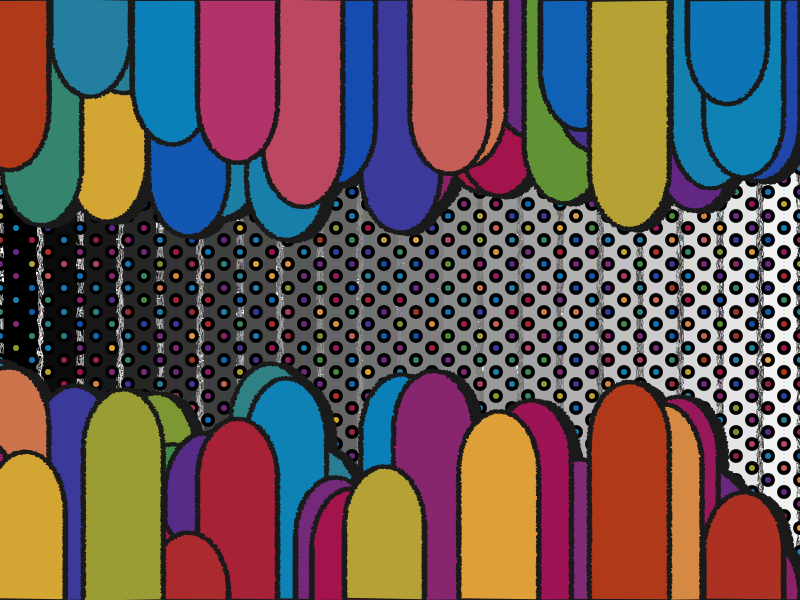

Write R code to recreate this figure.
## ---- chunk 1
#=============================================================================#
#Library Load-in---------------------------------------------------------------
#=============================================================================#
library(dplyr) #For Data Wrangling
library(purrr) #For iterations
library(ggplot2) #For Plotting

#Angle setting for the curves#
theta <- seq(0,-pi, length = 1000)

#Number of "fingers"#
n <- 50

#Page limits#
xmin <- 0
xmax <- 10
ymin <- 0
ymax <- 10

#Starting points for the "fingers"#
y_starts <- sample(seq(ymax - 3, ymax, length = n))
x_starts <- sample(seq(xmin, xmax, length = n))

#Color for the "fingers"#
fills <- sort(colorRampPalette(c("#af3918", "#a21152", "#822b75","#612884","#154baf",
                                 "#0b82b9", "#277e9d","#488e35","#e3a934","#b2336a"))(n))
                                     
#finger options for iterations#
drip_opts <- list(1:n,
                  y_starts,
                  x_starts,
                  fills)

#Jitter precision setting#
jit_n <- .03

#Finger data from the top-down#
drip <- pmap_df(drip_opts, ~tibble(x = c(..3,
                                         jitter(rep(..3,1000), amount = jit_n),
                                         jitter(cos(theta)/2 + ..3 - .5, amount = jit_n),
                                         jitter(rep(..3 - 1, 1000), amount = jit_n),
                                         ..3,
                                         ..3 + .1,
                                         jitter(rep(..3 ,1000), amount = jit_n) + .1,
                                         jitter(cos(theta)/2 + ..3 - .5, amount = jit_n) + .1,
                                         jitter(rep(..3 - 1, 1000), amount = jit_n) + .1,
                                         ..3 + .1),
                                   y = c(ymax,
                                         jitter(seq(ymax,..2, length = 1000), amount = jit_n),
                                         jitter(sin(theta) + ..2, amount = jit_n),
                                         jitter(seq(..2,ymax, length = 1000), amount = jit_n),
                                         ymax,
                                         ymax - .02,
                                         jitter(seq(ymax,..2, length = 1000), amount = jit_n) - .02,
                                         jitter(sin(theta) + ..2, amount = jit_n) - .02,
                                         jitter(seq(..2,ymax, length = 1000), amount = jit_n) - .02,
                                         ymax - .02),
                                   
                                   group = c(rep(paste0("drip_",..1),3002),
                                             rep(paste0("dripshadow_",..1),3002)),
                                   
                                   fill = c(rep(..4,3002),
                                            rep("#1a1a1a",3002)))
)

# Bottom Row Data - repeat of above but reversed for bottom-up#
y_starts2 <- sample(seq(ymin + 3, ymin, length = n))
x_starts2 <- sample(seq(xmin, xmax, length = n))

fills2 <- colorRampPalette(c("#af3918", "#a21152", "#822b75","#612884","#154baf",
                                          "#0b82b9", "#277e9d","#488e35","#e3a934","#b2336a"))(n)

drip2_opts <- list(1:n,
                   y_starts2,
                   x_starts2,
                   fills2)

theta2 <- seq(0,pi, length = 1000)

drip_below <- pmap_df(drip2_opts, ~tibble(x = c(..3,
                                         jitter(rep(..3,1000), amount = jit_n),
                                         jitter(cos(theta2)/2 + ..3 - .5, amount = jit_n),
                                         jitter(rep(..3 - 1, 1000), amount = jit_n),
                                         ..3,
                                         ..3 + .1,
                                         jitter(rep(..3 ,1000), amount = jit_n) + .1,
                                         jitter(cos(theta2)/2 + ..3 - .5, amount = jit_n) + .1,
                                         jitter(rep(..3 - 1, 1000), amount = jit_n) + .1,
                                         ..3 + .1),
                                   y = c(ymin,
                                         jitter(seq(ymin,..2, length = 1000), amount = jit_n),
                                         jitter(sin(theta2) + ..2, amount = jit_n),
                                         jitter(seq(..2,ymin, length = 1000), amount = jit_n),
                                         ymin,
                                         ymin + .02,
                                         jitter(seq(ymin,..2, length = 1000), amount = jit_n) + .02,
                                         jitter(sin(theta2) + ..2, amount = jit_n) - .02,
                                         jitter(seq(..2,ymin, length = 1000), amount = jit_n) + .02,
                                         ymin + .02),
                                   
                                   group = c(rep(paste0("drip_",..1),3002),
                                             rep(paste0("dripshadow_",..1),3002)),
                                   
                                   fill = c(rep(..4,3002),
                                            rep("#1a1a1a",3002)))
)

#Polka dot data#
polka <- tibble(x = seq(xmin,xmax, by = .2),
                y = seq(ymin,ymax, by = .2)) |>
  expand.grid() |>
  mutate(logic = row_number(),
         logic = logic %% 2 != 0) |>
  filter(logic)

#Overall texture data#
texture_top <- tibble(x = seq(xmin,xmax, by = .1),
                      y = seq(ymin,ymax, by = .1)) |>
  expand.grid() |>
  mutate(logic = row_number(),
         logic = logic %% 2 != 0) |>
  filter(logic) |>
  mutate(logic = sp::point.in.polygon(x,y, drip$x, drip$y)) |>
  filter(logic == 1)

#Data for background gradient#
square <- tibble(x = c(0,.5,
                       rep(.5,1000),
                       rep(0,1000)),
                 y = c(0,0,
                       seq(0,10, length = 1000),
                       seq(10,0, length = 1000)))

x_trans <- seq(xmin,xmax, by = .5)
y_trans <- seq(ymin,ymax, by = .5)
n_grid <- 1:(length(x_trans))
rect_opts <- list(x_trans,
                  colorRampPalette(c("#000000","#ffffff"))(length(x_trans)),
                  n_grid)

#background gradient data#  
grid_texture <- pmap_df(rect_opts, ~square |>
                       mutate(x = x + ..1,
                              group = ..3,
                              fill = ..2))

#=============================================================================#
#Final Piece-------------------------------------------------------------------
#=============================================================================#

drip |> 
  ggplot(aes(x,y, group = rev(group)))+
  theme_void()+
  theme(plot.background = element_rect(fill = "white"))+
  geom_polygon(data = grid_texture, 
               fill = grid_texture$fill, 
               color = rev(grid_texture$fill), 
               linewidth = .1, 
               position = position_jitter(width = .05, height = .2))+
  geom_point(data = polka, aes(x,y), 
             inherit.aes = FALSE, 
             color = "black", 
             size = 2, 
             shape = 21, 
             stroke = 2,
             fill = sample(colorRampPalette(c("#af3918", "#a21152", "#822b75","#612884","#154baf",
                                              "#0b82b9", "#277e9d","#488e35","#e3a934","#b2336a"))(nrow(polka))))+
  geom_polygon(fill = drip$fill, 
               color = "#1a1a1a")+
  geom_polygon(data = drip_below, 
               fill = drip_below$fill, 
               color = "#1a1a1a")+
  coord_cartesian(xlim = c(xmin, xmax),
                  ylim = c(ymin, ymax),
                  expand = FALSE)

#To save the output:
# ggsave("images/29.png",
#        dpi = 300,
#        device = "png")
